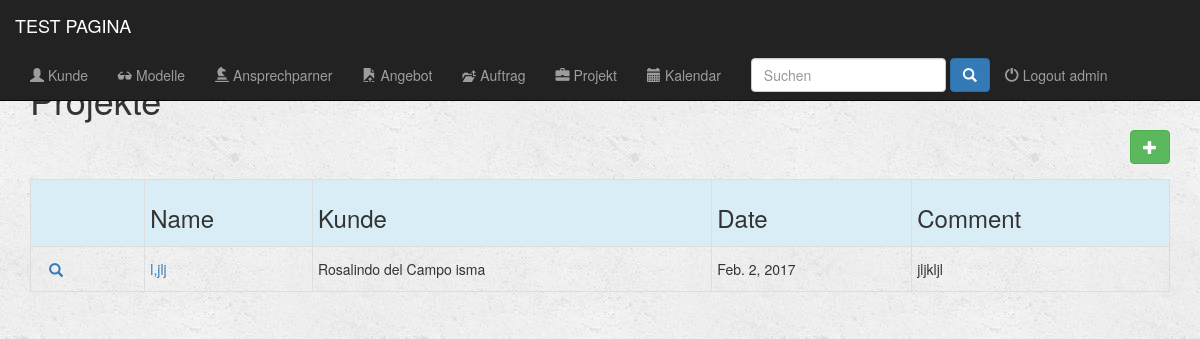
Before: /apli/project/ (signed in) with the older database file.
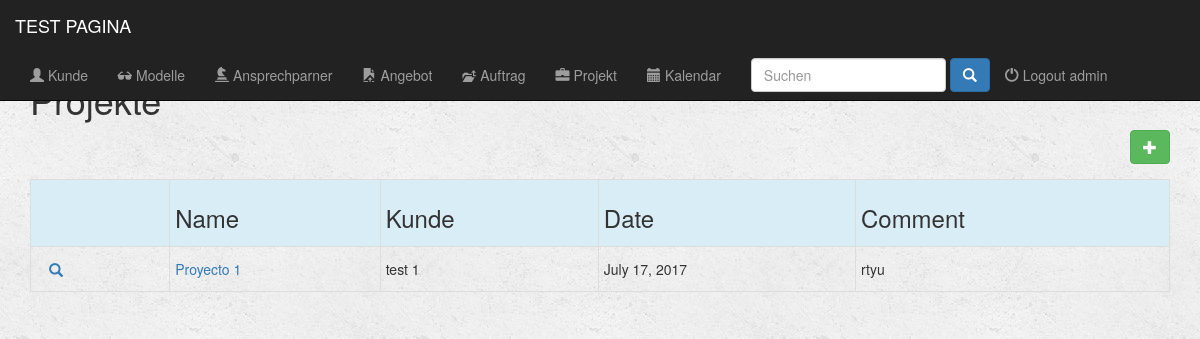
After: the same page with the newer database file.
### apli/models.py (models this page shows, shortened)
class Proyecto(models.Model):
    nombre = models.CharField(max_length=300)
    client = models.ForeignKey(Client, on_delete=models.CASCADE)
    comment = models.CharField(max_length=500)
    fecha_creacion = models.DateField()
    fecha_ejecucion = models.DateField()

class Client(models.Model):
    nombre_completo = models.CharField(max_length=300)
    company = models.CharField(max_length=300)
    nickname = models.CharField(max_length=300)
    company_short = models.CharField(max_length=300)
    pais_address = models.CharField(max_length=50, blank=True, null=True)
    ciudad_address = models.CharField(max_length=100, blank=True, null=True)
    codigo_address = models.CharField(max_length=30, blank=True, null=True)
    street_address = models.CharField(max_length=100, blank=True, null=True)
    numero_address = models.CharField(max_length=100, blank=True, null=True)
    email = models.EmailField()
    telephone = models.CharField(max_length=30)
    comment = models.CharField(max_length=500)
    class Meta:
        verbose_name = 'Client'
        verbose_name_plural = 'Clients'
    def __str__(self):
        return self.nombre_completo

### apli/views.py (the view)
@login_required(login_url='/login/')
def index_project(request):
    all_projects = Proyecto.objects.all()
    return render(request, 'apli/index_project.html', {'all_projects': all_projects})

### fullcalendar/fullcalendar.py (called while the page is built)
def css_url():
    return FULLCALENDAR['css_url']

def print_css_url():
    return FULLCALENDAR['print_css_url']

def javascript_url():
    return FULLCALENDAR['javascript_url']

def jquery_url():
    return FULLCALENDAR['jquery_url']

def jquery_ui_url():
    return FULLCALENDAR['jquery_ui_url']

### fullcalendar/templatetags/fullcalendar_tags.py (called while the page is built)
@register.inclusion_tag("fullcalendar/calendar_init.html")
def calendar_init(calendar_config_options):
    return {'calendar_config_options': mark_safe(calendar_config_options)}

@register.simple_tag
def fullcalendar_css_url():
    return css_url()

@register.simple_tag
def fullcalendar_print_css_url():
    return print_css_url()

@register.simple_tag
def fullcalendar_javascript_url():
    return javascript_url()

@register.simple_tag
def fullcalendar_jquery_url():
    return jquery_url()

@register.simple_tag
def fullcalendar_jquery_ui_url():
    return jquery_ui_url()

@register.simple_tag
def fullcalendar_css():
    url = fullcalendar_css_url()
    return mark_safe("<link href='%s' rel='stylesheet' />" % url)

@register.simple_tag
def fullcalendar_print_css():
    url = fullcalendar_print_css_url()
    return mark_safe("<link href='%s' rel='stylesheet' media='print' />" % url)

### apli/templates/apli/index_project.html
{% extends 'apli/base.html' %}
{% block body %}
        <div class="container">
                <div class=" form-group input-group form-inline col-md-12">
                    <h1>Projekte</h1>
                   <a href="{% url 'proyecto_new' %}" <button type="submit" class=" btn btn-success btn-md pull-right"><span class="glyphicon glyphicon-plus" aria-hidden="true"></span> </a>
                </div>
        </div>
    <div class="container">
        {% if all_projects %}
            <div class="table-responsive">
                <table class="table table-striped table-hover table-condensed table-bordered">
                    <tr class="active info">
                        <th></th>
                        <th><h3>Name</h3></th>
                        <th><h3>Kunde</h3></th>
                        <th><h3>Date</h3></th>
                        <th><h3>Comment</h3></th>
                    </tr>
                    {% for project in all_projects %}
                        <tr>
                            <td>
                                <div class=" btn-group-xs">
                                    <div class="">
                                        <a href="{% url 'detail_project' project.id %}" class="btn btn-link btn-link glyphicon glyphicon-search"></a>
                                    </div>
                                </div>
                            </td>
                            <td><a href="{% url 'detail_project' project.id %}"><p class="form-control-static">{{project.nombre}}</p></a></td>
                            <td><p class="form-control-static">{{project.client}}</p></td>
                            <td><p class="form-control-static">{{project.fecha_creacion}}</p></td>
                            <td><p class="form-control-static">{{project.comment}}</p></td>
                        </tr>
                    {% endfor %}
                </table>
            </div>
        {% else %}
            <h3>No hay Project</h3>
        {% endif %}
    </div>
{% endblock%}

### apli/templates/apli/base.html (shortened to what this page needs)
{% load fullcalendar_tags %}
{% load static from staticfiles %}
<!DOCTYPE html>
<html lang="en">
    <head>
        {% fullcalendar_css %}
        {% fullcalendar_print_css %}
        <link rel="stylesheet" href="https://maxcdn.bootstrapcdn.com/bootstrap/3.3.6/css/bootstrap.min.css">
        <link rel="stylesheet" type="text/css" href="{% static 'apli/style.css' %}"/>
    </head>
    <body>
        <div class="container-fluid">
            <header>
                <div="row">
                    <nav class="navbar navbar-inverse navbar-fixed-top" role="navigation">
                        <div class="container-fluid">
                            <div class="navbar-header">
                                <a href="{% url 'ingreso' %}" class="navbar-brand">TEST PAGINA</a>
                            </div>
                            <div class="collapse navbar-collapse" id="topNavBar">
                                <ul class="nav navbar-nav">
                                    <li role="presentation" class="{% block contacts_active %}{% endblock %}"><a href="{% url 'index_contact' %}"><span class="glyphicon glyphicon-user" aria-hidden="true"></span> Kunde</a></li>
                                    <li role="presentation" class="{% block models_active %}{% endblock %}"><a href="{% url 'index_model' %}"><span class="glyphicon glyphicon-sunglasses" aria-hidden="true"></span> Modelle</a></li>
                                    <li role="presentation" class="{% block personas_active %}{% endblock %}"><a href="{% url 'index_personas' %}"><span class="glyphicon glyphicon-knight" aria-hidden="true"></span> Ansprechparner</a></li>
                                    <li role="presentation" class="{% block cotizaciones_active %}{% endblock %}"><a href="{% url 'index_cotizacion' %}"><span class="glyphicon glyphicon-open-file" aria-hidden="true"></span> Angebot</a></li>
                                    <li role="presentation" class="{% block ordenes_active %}{% endblock %}"><a href="{% url 'index_orden_compra' %}"><span class="glyphicon glyphicon-level-up" aria-hidden="true"></span> Auftrag</a></li>
                                    <li role="presentation" class="{% block projects_active %}{% endblock %}"><a href="{% url 'index_project' %}"><span class="glyphicon glyphicon-briefcase" aria-hidden="true"></span> Projekt</a></li>
                                    <li role="presentation" class="{% block calendario_active %}{% endblock %}"><a href="{% url 'calendar_by_user' %}"><span class="glyphicon glyphicon-calendar" aria-hidden="true"></span> Kalendar</a></li>
                                    <li role="presentation" >
                                        <form  method="GET" action="{% url 'busca' %}" class="navbar-form navbar-right" role="search" >
                                            <input type="text" placeholder="Suchen" class="form-control" name="q" value="{{ request.GET.q }}">
                                            <button type="submit" class="btn btn-primary ">
                                                <span class="glyphicon glyphicon-search"></span>
                                            </button>
                                        </form>
                                     </li>
                                    <div class= "nav navbar-nav" >
                                        {% if request.user.is_authenticated %}
                                            <li role="presentation" class="pull-right"><a href="{% url 'logout' %}" > <span class="glyphicon glyphicon-off" aria-hidden="true"></span> Logout {{ user}} </a></li>
                                        {% endif %}
                                    </div>
                                </ul>
                            </div>
                        </div>
                    </nav>
                </div>
        {% block body %}
        {% endblock %}
    </body>
</html>

Changed rows visible on the page:
removed Proyecto: nombre "l,jlj", client "Rosalindo del Campo isma", fecha_creacion "Feb. 2, 2017", comment "jljkljl"
added Proyecto: nombre "Proyecto 1", client "test 1", fecha_creacion "July 17, 2017", comment "rtyu"
